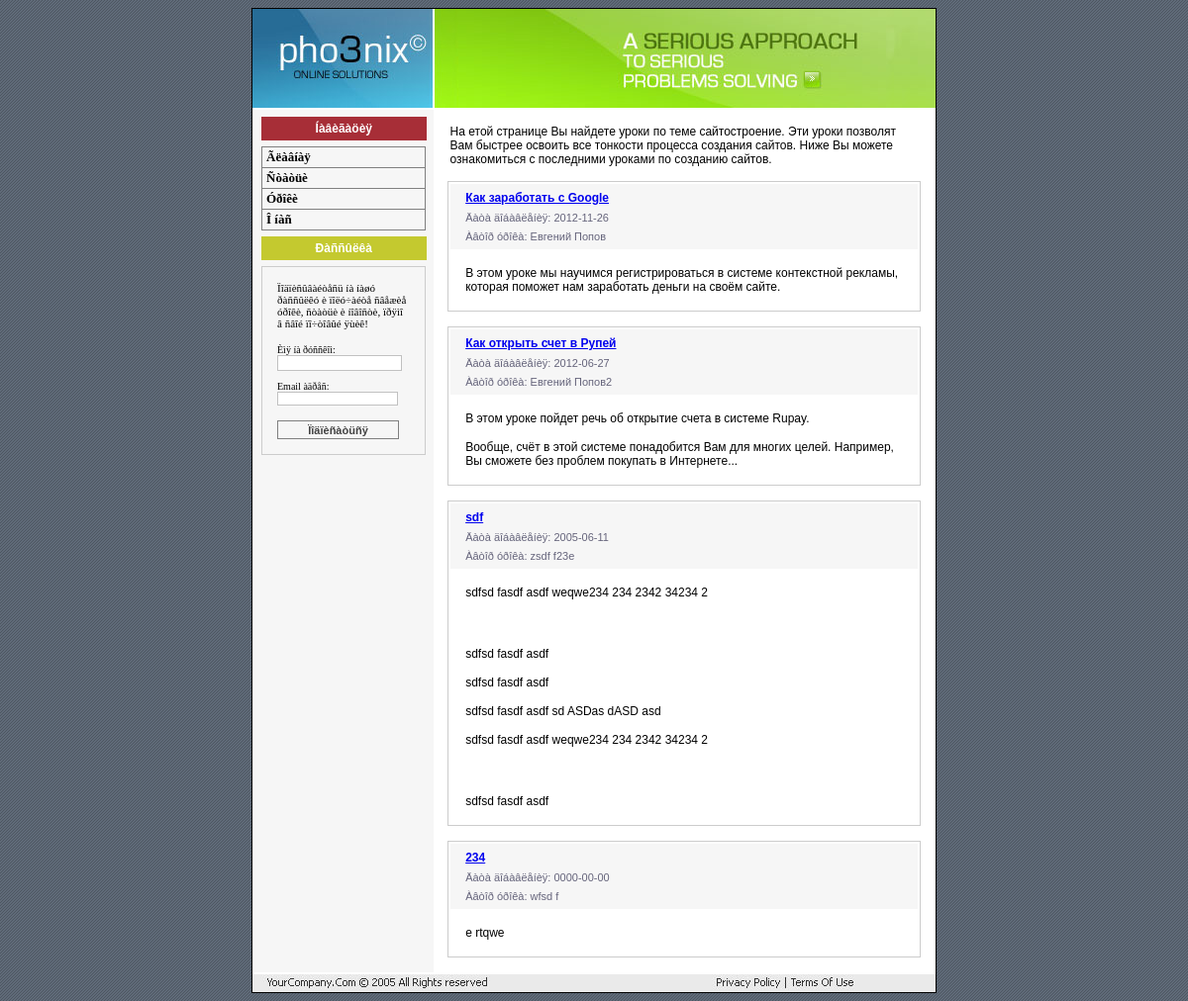
The app's page /phpsite/lessons.php with its own data.
### tables this page shows
CREATE TABLE IF NOT EXISTS `settings` (
  `id` int(11) NOT NULL AUTO_INCREMENT,
  `page` varchar(255) NOT NULL,
  `title` varchar(255) NOT NULL,
  `meta_d` varchar(255) NOT NULL,
  `meta_k` varchar(255) NOT NULL,
  `text` text NOT NULL,
  PRIMARY KEY (`id`)
);

CREATE TABLE IF NOT EXISTS `lessons` (
  `id` int(4) NOT NULL AUTO_INCREMENT,
  `date` date NOT NULL,
  `description` text NOT NULL,
  `text` text NOT NULL,
  `author` varchar(255) NOT NULL,
  `title` varchar(255) NOT NULL,
  `meta_d` varchar(255) NOT NULL,
  `meta_k` varchar(255) NOT NULL,
  PRIMARY KEY (`id`)
);

### phpsite/blocks/db/db_l.php (called while the page is built, shortened)
<?
	$db = mysql_connect("localhost","php","12345");
		if (!$db) {
    		die (sprintf ("Îøèáêà [%d]: %s", mysql_errno (), mysql_error ()));
			}
		else {
			$result = mysql_query("SELECT title, meta_d, meta_k, text FROM settings WHERE page='lessons'");
			$myrow = mysql_fetch_array($result);
		}
?>

### phpsite/blocks/lesson_view_cycle.php (the view)
<?php
	$result = mysql_query("SELECT id, title, description, date, author FROM lessons",$db);
	while($myrow = mysql_fetch_array($result)){
		echo("<table class='lesson'>
			<tr class='lesson_title'>
				<td>
					<p class='lesson_name'>
						<a href='lesson_view.php?id=".$myrow['id']."'>".$myrow['title']."</a>
					</p>
					<p class='lesson_adds'>Äàòà äîáàâëåíèÿ: ".$myrow['date']."</p>
					<p class='lesson_adds'>Àâòîð óðîêà: ".$myrow['author']."</p>
				</td>
			</tr>
			<tr>
				<td>
					<p>".$myrow['description']."</p>
				</td>
			</tr>
			</table>");
	}
?>

### phpsite/lessons.php (shortened to what this page needs)
<?php
include("blocks/db/db_l.php");
?>
<!DOCTYPE HTML PUBLIC "-//W3C//DTD HTML 4.01 Transitional//EN" "http://www.w3.org/TR/html4/loose.dtd">
<html>
<head>
    <link href="css/style.css" rel="stylesheet" type="text/css">
</head>
<body>
    <table width="690" border="0" align="center" bgcolor="#FFFFFF" class="wrapper">
		<?
			include("blocks/header.php");
		?>
		<tr>
		<?
	  		include("blocks/sidebar.php");
		?>
            <td width="499" valign="top" >
				<?php
					echo $myrow['text'];
					include("blocks/lesson_view_cycle.php");
				?>
 			</td>
        </tr>
		</table>
        </td>
		</tr>
		<?
        	include("blocks/footer.php");
		?>
    </table>
</body>
</html>

### phpsite/blocks/header.php
<tr>
	<td><img src="images/header.jpg" width="690" height="100"></td>
</tr>

### phpsite/blocks/sidebar.php (shortened to what this page needs)
<td>
	<table width="690">
		<tr>
			<td width="177" class="left" >
				<p align="center" class="title">Íàâèãàöèÿ</p>
				<div id="coolmenu">
					<a href="index.php">Ãëàâíàÿ</a>
                    <a href="articles.php">Ñòàòüè</a>
                    <a href="lessons.php">Óðîêè</a>
                    <a href="contacts.php">Î íàñ</a>
				</div>
				<p align="center" class="title2">Ðàññûëêà</p>
				<div class="formm" >
                   	<p class='form3'>
                    	Ïîäïèñûâàéòåñü íà íàøó ðàññûëêó è ïîëó÷àéòå ñâåæèå óðîêè, ñòàòüè è íîâîñòè, ïðÿìî â ñâîé ïî÷òîâûé ÿùèê!
                    </p>
                    <form name="SR_form" method="post" target="_blank" action="http://smartresponder.ru/subscribe.html"
                    onsubmit="return SR_submit(this)">
                        <label class='form1'> Èìÿ íà ðóññêîì:
							<input type="text" name="field_name_first" size=23 value='' maxlength=50 class="field_name_first">
                        </label>
                        <br>
                        <label class='form1'> Email àäðåñ:
                             <input type=text name="field_email" size=23 value='' maxlength=50 class="field_email">
                        </label>
                        <br>
                        <input type="submit" name="SR_submitButton" value='Ïîäïèñàòüñÿ' class="SR_submitButton">
                   	</form>
				</div>
</td>

### phpsite/blocks/footer.php
<tr>
	<td><img src="images/footer.jpg" width="690" height="18"></td>
</tr>

### phpsite/css/style.css (style rules this page uses)
.wrapper { border:1px solid #000000; border-collapse: collapse; }
td, tr { padding:0px; }
p { font-family: Verdana, Arial, Helvetica, sans-serifverdana; font-size:12px; margin: 15px; }
label { font-family: Verdana, Arial, Helvetica, sans-serifverdana; font-size:12px; }
.left { background-color: #f6f6f6; border-right: 0px solid #424242; padding: 1px; vertical-align:top; }
body { background-image:url(../images/bg.gif); }
p.title { background-color: #A72E37; color: #ffffff; font-weight: bold; margin: 6px; padding: 5px; }
#coolmenu { border: 1px solid gray; border-bottom-width: 0; width: 92%; background-color: #f6f6f6; margin:6px; }
#coolmenu a { font: bold 13px Verdana; padding: 2px; padding-left: 4px; display: block; width: 100%; color: #000000; text-decoration: none; border-bottom: 1px solid gray; }
html>body #coolmenu a { width: auto; }
p.title2 { background-color: #C4C92F; color: #ffffff; font-weight:bold; margin:6px; padding:5px; }
.form1 { font-family: Verdana; font-size: 10px; margin: 15px; }
.form3 { font-family: Verdana; font-size: 11px; }
.formm { border: 1px solid #cccccc; margin:6px; width: 92%; }
.field_name_first { border: 1px #c1c1c1 solid; font-family: Verdana; font-size: 11px; width:120px; color:#424242; margin-left: 15px; margin-bottom:10px; }
.field_email { margin:0px; padding:0px; border: 1px #c1c1c1 solid; font-family: Verdana; font-size: 11px; width:120px; color:#424242; margin-left: 15px; }
.SR_submitButton { font-family: Verdana, sans-serif; border: 1px gray solid; font-size: 11px; width: 123px; height: 19px; background-Color: #f6f6f6; color: #424242; font-weight: bold; margin: 15px; }
.lesson { border: 1px solid #cccccc; width: 95%; margin: 15px auto; }
.lesson_title { background-color: #f6f6f6; }
.lesson_name { font-weight: bold; margin-top: 7px; margin-bottom: 7px; }
.lesson_adds { font-size: 11px; color: #65647B; margin-top: 7px; margin-bottom: 7px; }

### records on screen
settings: text "На етой странице Вы найдете уроки по теме сайтостроение. Эти уроки позволят Вам быстрее освоить все тонкости процесса создания сайтов. Ниже Вы можете ознакомиться с последними уроками по созданию сайтов."
lessons: title "Как заработать с Google", date "2012-11-26", author "Евгений Попов", description "В этом уроке мы научимся регистрироваться в системе контекстной рекламы, которая поможет нам заработать деньги на своём сайте."
lessons: title "Как открыть счет в Рупей", date "2012-06-27", author "Евгений Попов2", description "В этом уроке пойдет речь об открытие счета в системе Rupay. Вообще, счёт в этой системе понадобится Вам для многих целей. Например, Вы сможете без проблем покупать в Интернете..."
lessons: title "sdf", date "2005-06-11", author "zsdf f23e", description "sdfsd fasdf asdf weqwe234 234 2342 34234 2 sdfsd fasdf asdf sdfsd fasdf asdf sdfsd fasdf asdf sd ASDas dASD asd sdfsd fasdf asdf weqwe234 234 2342 34234 2 sdfsd fasdf asdf"
lessons: title "234", date "0000-00-00", author "wfsd f", description "e rtqwe"
